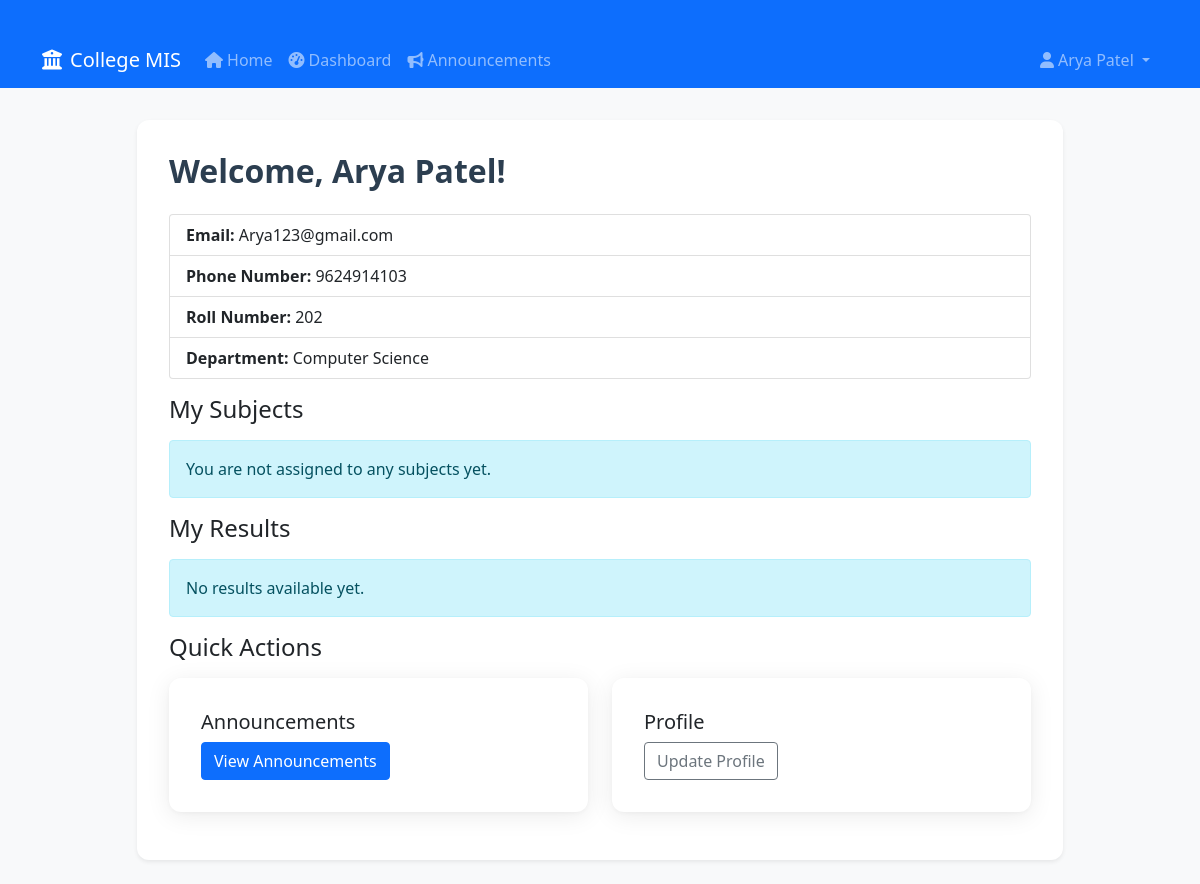
The app's page /students/dashboard/ (signed in), older data.
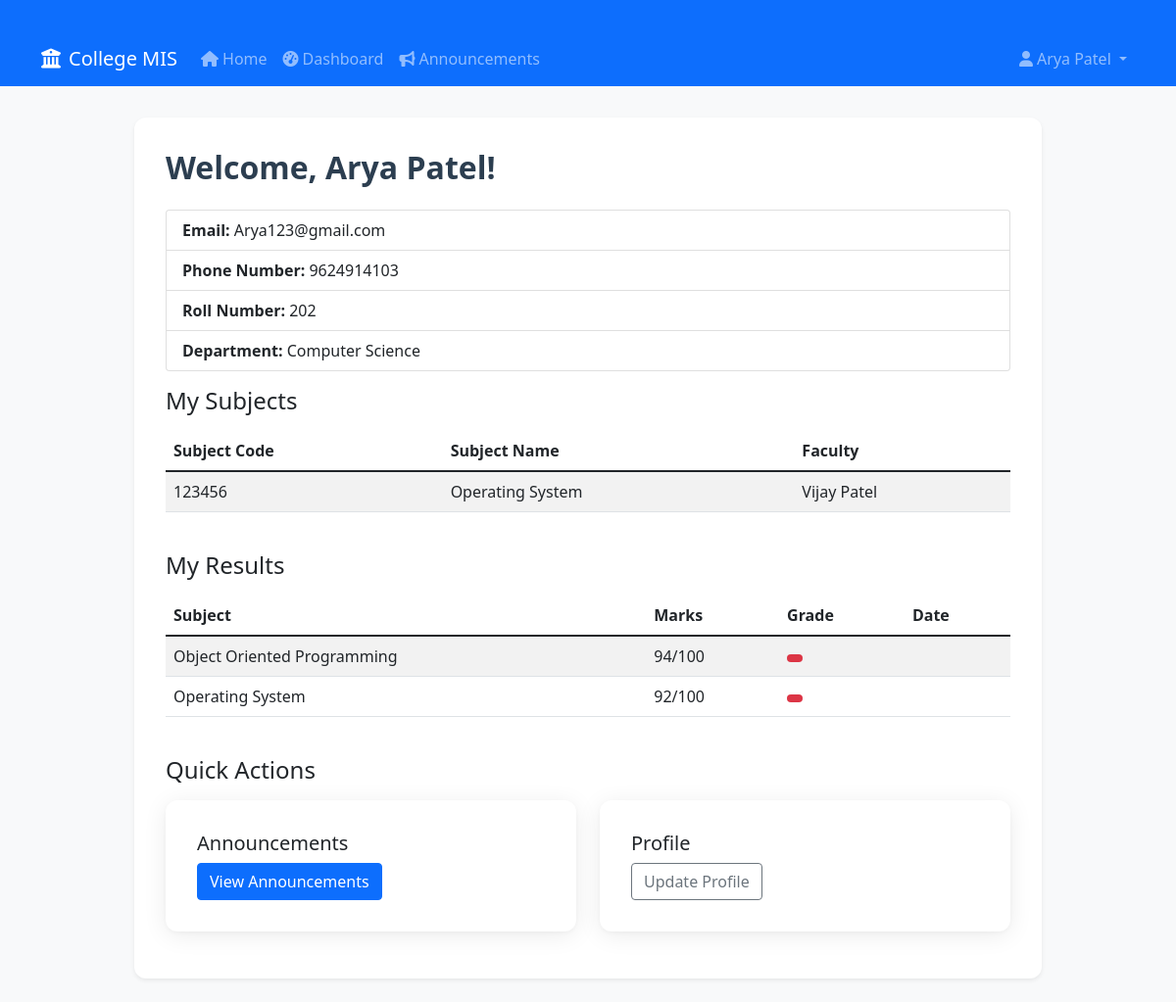
The same page, newer data.
### core/models.py (models this page shows, shortened)
class Subject(models.Model):
    name = models.CharField(max_length=100)
    code = models.CharField(max_length=20, unique=True, null=True, blank=True)
    faculty = models.ForeignKey(Faculty, on_delete=models.SET_NULL, null=True, blank=True)

class Faculty(models.Model):
    user = models.OneToOneField('core.User', on_delete=models.CASCADE)
    phone_number = models.CharField(max_length=20, blank=True)
    department = models.CharField(max_length=100, blank=True)

class User(AbstractUser):
    is_student = models.BooleanField(default=False)
    is_faculty = models.BooleanField(default=False)

class Result(models.Model):
    student = models.ForeignKey(Student, on_delete=models.CASCADE)
    subject = models.ForeignKey(Subject, on_delete=models.CASCADE)
    marks = models.IntegerField()
    grade = models.CharField(max_length=2, blank=True)

### students/views.py (the view)
# urls.py: path('dashboard/', student_dashboard, name='student_dashboard'),
@login_required
def student_dashboard(request):
    try:
        if not hasattr(request.user, 'student') or not request.user.student:
            messages.error(request, 'You do not have a student profile. Please contact the administrator.')
            return redirect('home')
        student = request.user.student
        subjects = student.subjects.all()
        results = Result.objects.filter(student=student)
        return render(request, 'students/dashboard.html', {
            'student': student,
            'subjects': subjects,
            'results': results
        })
    except Exception as e:
        messages.error(request, f'Error loading dashboard: {str(e)}')
        return redirect('home')

### templates/students/dashboard.html (shortened to what this page needs)
{% extends 'base.html' %}
{% block content %}
<div class="row justify-content-center">
  <div class="col-md-10">
    <div class="card shadow-sm mb-4">
      <div class="card-body">
        <h2 class="mb-4">Welcome, {{ student.user.first_name }}!</h2>
        <ul class="list-group mb-3">
          <li class="list-group-item"><strong>Email:</strong> {{ student.user.email }}</li>
          <li class="list-group-item"><strong>Phone Number:</strong> {{ student.phone_number }}</li>
          <li class="list-group-item"><strong>Roll Number:</strong> {{ student.roll_number }}</li>
          <li class="list-group-item"><strong>Department:</strong> {{ student.get_department_display }}</li>
        </ul>
        <h4 class="mb-3">My Subjects</h4>
        {% if subjects %}
          <div class="table-responsive mb-4">
            <table class="table table-striped">
              <thead>
                <tr>
                  <th>Subject Code</th>
                  <th>Subject Name</th>
                  <th>Faculty</th>
                </tr>
              </thead>
              <tbody>
                {% for subject in subjects %}
                  <tr>
                    <td>{{ subject.code }}</td>
                    <td>{{ subject.name }}</td>
                    <td>{{ subject.faculty.user.first_name }} {{ subject.faculty.user.last_name }}</td>
                  </tr>
                {% endfor %}
              </tbody>
            </table>
          </div>
        {% else %}
          <div class="alert alert-info">You are not assigned to any subjects yet.</div>
        {% endif %}
        <h4 class="mb-3">My Results</h4>
        {% if results %}
          <div class="table-responsive mb-4">
            <table class="table table-striped">
              <thead>
                <tr>
                  <th>Subject</th>
                  <th>Marks</th>
                  <th>Grade</th>
                  <th>Date</th>
                </tr>
              </thead>
              <tbody>
                {% for result in results %}
                  <tr>
                    <td>{{ result.subject.name }}</td>
                    <td>{{ result.marks }}/100</td>
                    <td>
                      <span class="badge {% if result.grade == 'A' %}bg-success{% elif result.grade == 'B' %}bg-primary{% elif result.grade == 'C' %}bg-warning{% else %}bg-danger{% endif %}">
                      </span>
                    </td>
                    <td>{{ result.created_at|date:"M d, Y" }}</td>
                  </tr>
                {% endfor %}
              </tbody>
            </table>
          </div>
        {% else %}
          <div class="alert alert-info">No results available yet.</div>
        {% endif %}
        <h4 class="mb-3">Quick Actions</h4>
        <div class="row">
          <div class="col-md-6">
            <div class="card mb-3">
              <div class="card-body">
                <h5 class="card-title">Announcements</h5>
                <a href="{% url 'announcement_list' %}" class="btn btn-primary">View Announcements</a>
              </div>
            </div>
          </div>
          <div class="col-md-6">
            <div class="card mb-3">
              <div class="card-body">
                <h5 class="card-title">Profile</h5>
                <a href="#" class="btn btn-outline-secondary">Update Profile</a>
              </div>
            </div>
          </div>
        </div>
      </div>
    </div>
  </div>
</div>
{% endblock %}

Row changes from the older to the newer data that the page shows:
added Subject: code "123456", name "Operating System", faculty.user.first_name "Vijay Patel"
added Result: subject.name "Object Oriented Programming", marks "94"
added Result: subject.name "Operating System", marks "92"
Text that changed along with them:
text no longer shown: "You are not assigned to any subjects yet. No results available yet."
text now shown: "Subject Code Subject Name Faculty Subject Marks Grade Date"
